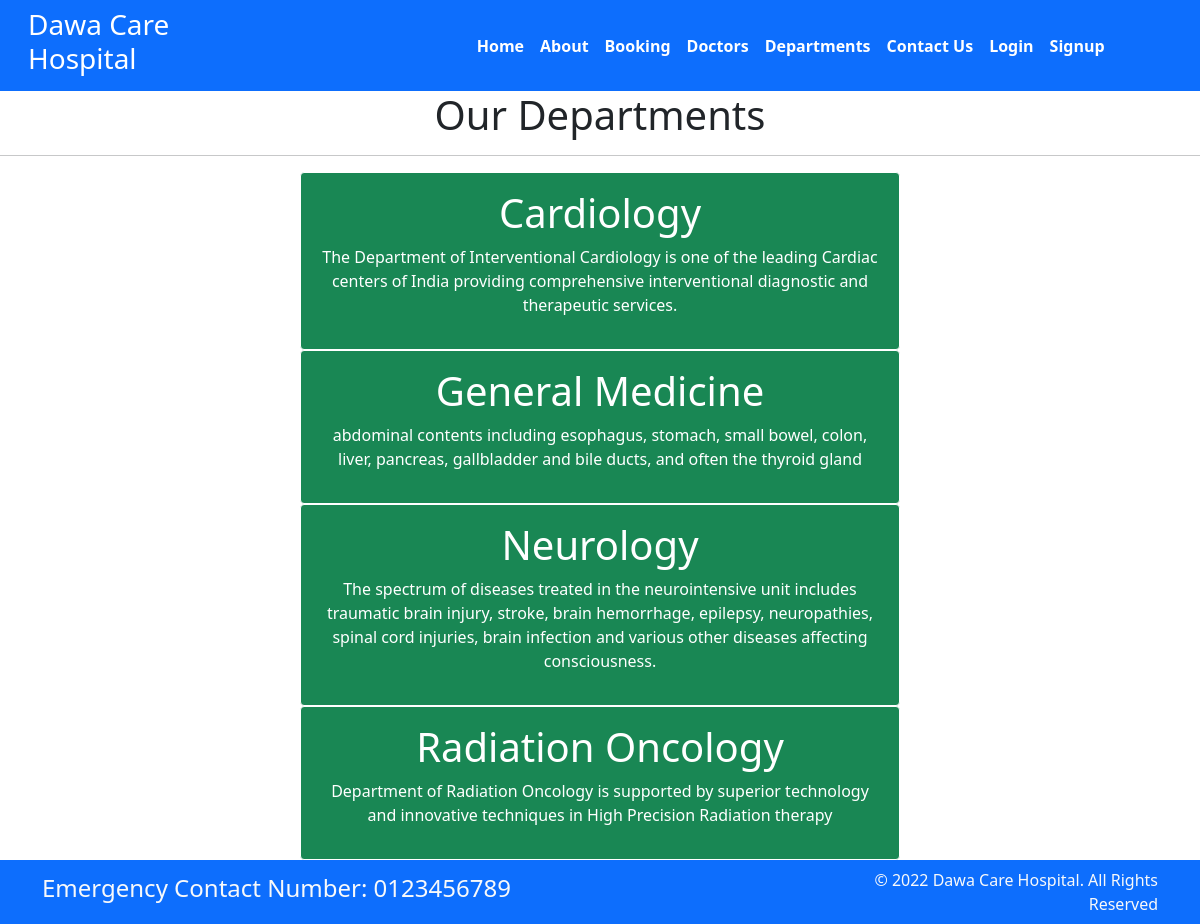
Screenshot of /departments/ with the database file from the repository.
### home/models.py (models this page shows, shortened)
class Department(models.Model):
    name = models.CharField(max_length=100)
    description = models.TextField()

### home/views.py (the view)
# urls.py: path('departments/', views.department_list, name='department_list'),
def department_list(request):
    dict_dept={
        'departments' : Department.objects.all()
    }
    return render(request, 'department.html', dict_dept )

### templates/department.html (shortened to what this page needs)
{% extends 'base.html'%}
{% block content%}
<h1 class="text-center">Our Departments</h1>
<hr>
{% for d in departments %}
<div class="mx-auto w-50 bg-success text-center text-white p-3 border border-white rounded">
    <h1>{{d.name}}</h1>
    <p> {{d.description}} </p>
</div>
{% endfor %}
{% endblock %}

### rows the page displays
Department: name "Cardiology", description "The Department of Interventional Cardiology is one of the leading Cardiac centers of India providing comprehensive interventional diagnostic and therapeutic services."
Department: name "General Medicine", description "abdominal contents including esophagus, stomach, small bowel, colon, liver, pancreas, gallbladder and bile ducts, and often the thyroid gland"
Department: name "Neurology", description "The spectrum of diseases treated in the neurointensive unit includes traumatic brain injury, stroke, brain hemorrhage, epilepsy, neuropathies, spinal cord injuries, brain infection and various other diseases affecting consciousness."
Department: name "Radiation Oncology", description "Department of Radiation Oncology is supported by superior technology and innovative techniques in High Precision Radiation therapy"
